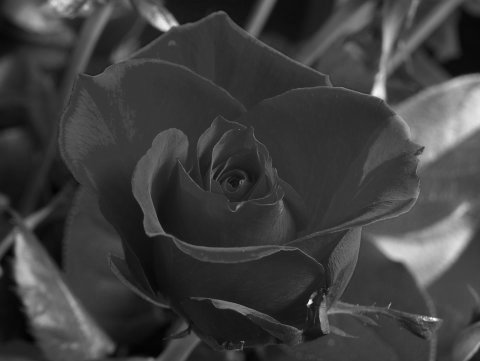
//> input picture OpencvTutorials/grayscale.jpg, 480 x 361 px
$ ./Detect_Edge_Grayscale_Image_1   (built with g++ and OpenCV 4)
//> lines starting //> are read from the running program, lines starting //| are printed output that depends on the picture
#include <opencv2/imgproc.hpp>
#include <opencv2/highgui.hpp>
#include <stdlib.h>
#include <stdio.h>

using namespace cv;

/* @function main */
int main(int argc, char** argv)
{

	Mat src, src_gray;
	Mat grad;
	char* window_name = "Sobel Demo - Simple Edge Detector";
	int scale = 1;
	int delta = 0;
	int ddepth = CV_16S;

	int c;

	/// Load an image
	src = imread("grayscale.jpg");
//> src is the input picture: 361 rows x 480 cols, CV_8UC3; min 1, max 255, mean 62.7

	if (!src.data)
	{
		return -1;
	}

	GaussianBlur(src, src, Size(3, 3), 0, 0, BORDER_DEFAULT);

	/// Convert it to gray
	cvtColor(src, src_gray, COLOR_RGB2GRAY);

	/// Create window
	namedWindow(window_name, WINDOW_AUTOSIZE);

	/// Generate grad_x and grad_y
	Mat grad_x, grad_y;
	Mat abs_grad_x, abs_grad_y;

	/// Gradient X
	//Scharr( src_gray, grad_x, ddepth, 1, 0, scale, delta, BORDER_DEFAULT );
	Sobel(src_gray, grad_x, ddepth, 1, 0, 3, scale, delta, BORDER_DEFAULT);
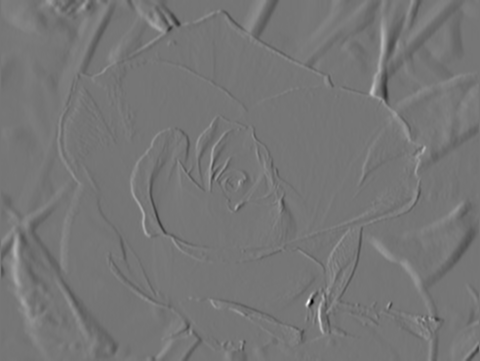
//> grad_x: 361 rows x 480 cols, CV_16SC1; min -496, max 574, mean 0.8; drawn with min black and max white
	convertScaleAbs(grad_x, abs_grad_x);
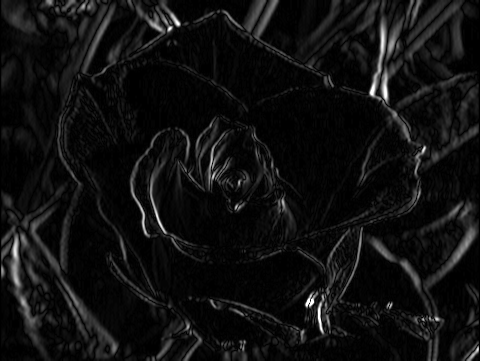
//> abs_grad_x: 361 rows x 480 cols, CV_8UC1; min 0, max 255, mean 16.2

	/// Gradient Y
	//Scharr( src_gray, grad_y, ddepth, 0, 1, scale, delta, BORDER_DEFAULT );
	Sobel(src_gray, grad_y, ddepth, 0, 1, 3, scale, delta, BORDER_DEFAULT);
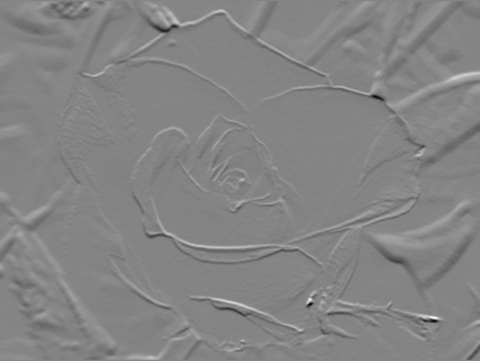
//> grad_y: 361 rows x 480 cols, CV_16SC1; min -445, max 411, mean -0.2; drawn with min black and max white
	convertScaleAbs(grad_y, abs_grad_y);
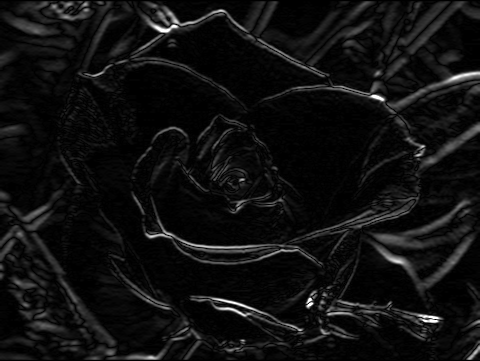
//> abs_grad_y: 361 rows x 480 cols, CV_8UC1; min 0, max 255, mean 16

	/// Total Gradient (approximate)
	addWeighted(abs_grad_x, 0.5, abs_grad_y, 0.5, 0, grad);
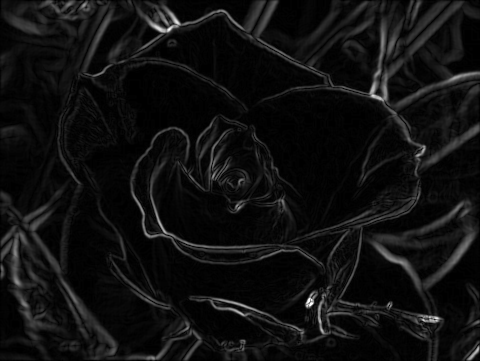
//> grad: 361 rows x 480 cols, CV_8UC1; min 0, max 255, mean 16.1

	imshow(window_name, grad);

	waitKey(0);

	return 0;
}
